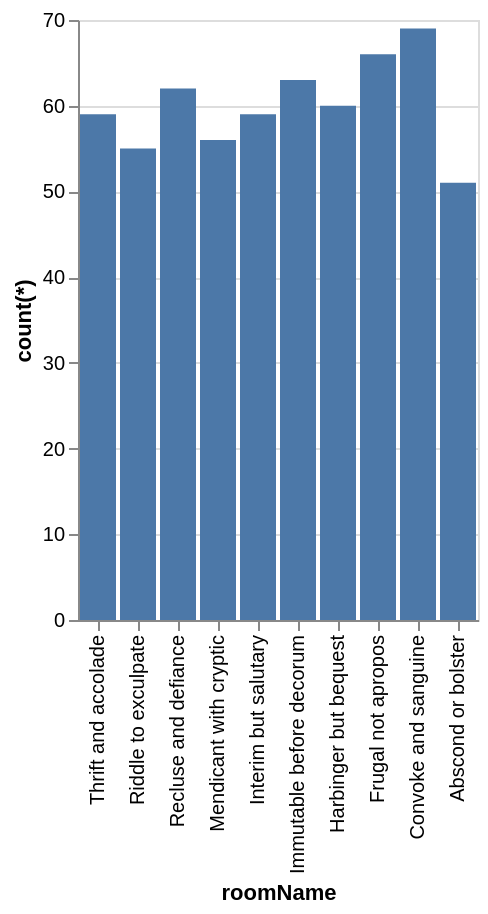

The specification (Vega-Lite) saved for this image:
### Vega-Lite specification from a JSON file in a GitHub repository (floating-point values rounded to 4 significant figures)
{"data": {"values": [{"x_data": "Thrift and accolade", "y_data": 59}, {"x_data": "Riddle to exculpate", "y_data": 55}, {"x_data": "Recluse and defiance", "y_data": 62}, {"x_data": "Mendicant with cryptic", "y_data": 56}, {"x_data": "Interim but salutary", "y_data": 59}, {"x_data": "Immutable before decorum", "y_data": 63}, {"x_data": "Harbinger but bequest", "y_data": 60}, {"x_data": "Frugal not apropos", "y_data": 66}, {"x_data": "Convoke and sanguine", "y_data": 69}, {"x_data": "Abscond or bolster", "y_data": 51}]}, "mark": "bar", "encoding": {"x": {"field": "x_data", "type": "nominal", "title": "roomName", "sort": "descending"}, "y": {"field": "y_data", "type": "quantitative", "title": "count(*)"}}}
